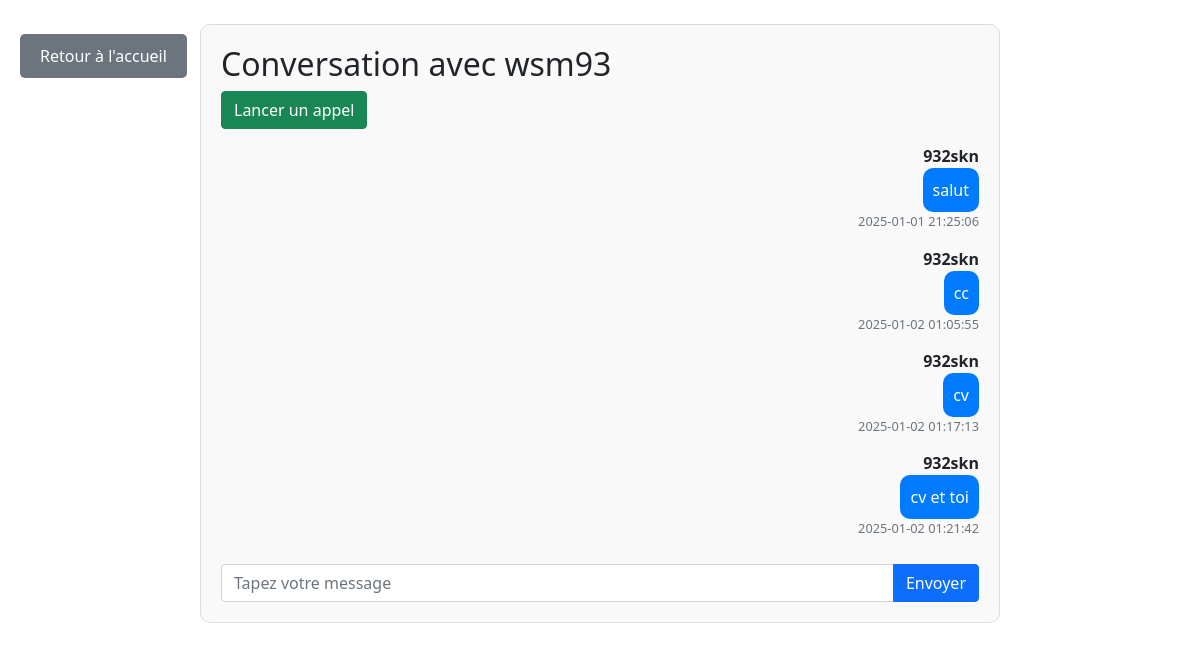
/conversation/1 (signed in), run on the app's committed database.
### models.py (models this page shows)
class User(UserMixin, db.Model):
    id = db.Column(db.Integer, primary_key=True)
    username = db.Column(db.String(150), unique=True, nullable=False)
    password = db.Column(db.String(150), nullable=False)

class Message(db.Model):
    id = db.Column(db.Integer, primary_key=True)
    conversation_id = db.Column(db.Integer, db.ForeignKey('conversation.id'), nullable=True)  # Message privé
    group_id = db.Column(db.Integer, db.ForeignKey('group.id'), nullable=True)  # Message de groupe
    sender_id = db.Column(db.Integer, db.ForeignKey('user.id'), nullable=False)
    content = db.Column(db.String(500), nullable=False)
    is_read = db.Column(db.Boolean, default=False)
    timestamp = db.Column(db.DateTime, default=db.func.current_timestamp())
    sender = db.relationship('User', foreign_keys=[sender_id])
    conversation = db.relationship('Conversation', foreign_keys=[conversation_id])
    group = db.relationship('Group', foreign_keys=[group_id])

### app.py (the view, shortened to what this page needs)
@app.route('/conversation/<int:conversation_id>', methods=['GET', 'POST'])
@login_required
def conversation(conversation_id):
    conversation = db.session.get(Conversation, conversation_id)
    if not conversation:
        return "Erreur : Cette conversation n'existe pas.", 404
    if not (conversation.user_1_id == current_user.id or conversation.user_2_id == current_user.id):
        return "Erreur : Vous n'avez pas accès à cette conversation.", 403
    unread_messages = Message.query.filter_by(conversation_id=conversation.id, is_read=False).all()
    for msg in unread_messages:
        if msg.sender_id != current_user.id:
            msg.is_read = True
    db.session.commit()
    messages = Message.query.filter_by(conversation_id=conversation.id).order_by(Message.timestamp).all()
    unread_count = Message.query.filter_by(conversation_id=conversation.id, is_read=False).count()
    return render_template(
        'conversation.html',
        conversation=conversation,
        messages=messages,
        unread_count=unread_count,  # Passez le nombre de messages non lus à la page
        current_user=current_user  # Passer explicitement current_user
    )

### app.py (called while the page is built)
@login_manager.user_loader
def load_user(user_id):
    return db.session.get(User, int(user_id))  # Correctif pour éviter LegacyAPIWarning

### templates/conversation.html (shortened to what this page needs)
<!DOCTYPE html>
<html lang="fr">
<head>
    <link href="https://cdn.jsdelivr.net/npm/bootstrap@5.1.3/dist/css/bootstrap.min.css" rel="stylesheet">
</head>
<body>
    <div class="container mt-4" style="position: relative;">
        <a href="{{ url_for('index') }}" class="btn btn-secondary btn-back">Retour à l'accueil</a>
        <div class="chat-container">
            <h2>Conversation avec {{ conversation.user_2.username if conversation.user_1.id == current_user.id else conversation.user_1.username }}</h2>
            <div class="call-controls" style="margin-bottom: 15px;">
                <a href="{{ url_for('call_user', user_id=(conversation.user_2.id if conversation.user_1.id == current_user.id else conversation.user_1.id)) }}" class="btn btn-success">
                    Lancer un appel
                </a>
            </div>
            <div class="message-list">
                {% for message in messages %}
                    <div class="message {{ 'sent' if message.sender.id == current_user.id else 'received' }}">
                        <div class="username">{{ message.sender.username }}</div>
                        <div class="content">{{ message.content }}</div>
                        <div class="timestamp text-muted" style="font-size: 0.8em;">{{ message.timestamp }}</div>
                    </div>
                {% endfor %}
            </div>
            <form action="" method="POST" class="input-group">
                <input type="text" name="content" class="form-control" placeholder="Tapez votre message" required>
                <button type="submit" class="btn btn-primary">Envoyer</button>
            </form>
        </div>
    </div>
</body>
</html>

### templates/conversation.html (style rules this page uses)
.chat-container { margin: auto; max-width: 800px; border: 1px solid #ddd; border-radius: 10px; padding: 20px; background-color: #f9f9f9; }
.message-list { max-height: 400px; overflow-y: scroll; margin-bottom: 20px; }
.message { margin-bottom: 15px; }
.message.sent { text-align: right; }
.message .username { font-weight: bold; }
.message .content { display: inline-block; padding: 10px; border-radius: 10px; background-color: #e0e0e0; }
.message.sent .content { background-color: #007bff; color: white; }
.btn-back { position: absolute; top: 10px; left: -10px; padding: 10px 20px; background-color: #6c757d; color: white; border: none; border-radius: 5px; text-decoration: none; }

### data on the page
User: user_2 "wsm93"
Message: sender.username "932skn", content "salut", timestamp "2025-01-01 21:25:06"
Message: sender.username "932skn", content "cc", timestamp "2025-01-02 01:05:55"
Message: sender.username "932skn", content "cv", timestamp "2025-01-02 01:17:13"
Message: sender.username "932skn", content "cv et toi", timestamp "2025-01-02 01:21:42"
